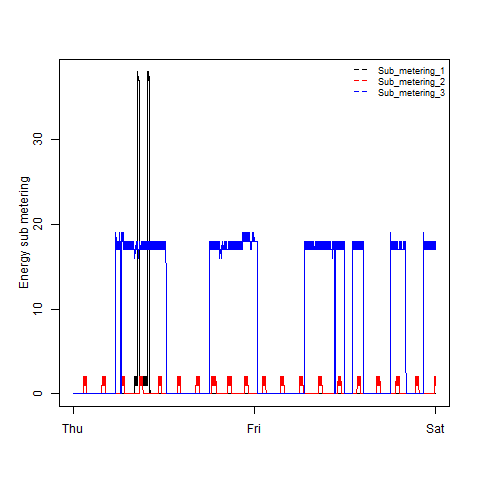

Here is the R script that generated this plot:
#NOTE: data has been subsetted in order to save space in computer memory
#subset file has also been uploaded to the github repository

data<-read.csv("subset_household_data.csv", header=TRUE, stringsAsFactors = FALSE)
data[,1]<-as.Date(data[,1],"%d/%m/%Y")
png(file="Plot3.png",width=480,height=480)
par(mfrow = c(1,1),  mgp = c(2,1,0))
plot(data[,7], type = "l", ylab = "Energy sub metering", xaxt="n", xlab="")
lines(data[,8], type = "l", col = "red")
lines(data[,9], type = "l", col = "blue")
legend("topright", legend = names(data[7:9]), lty=2, col = c("black","red","blue"), bty='n', cex=.75)
axis(1, at=c(0,length(data[,1])/2, length(data[,1])),labels = c("Thu", "Fri", "Sat"))
dev.off()